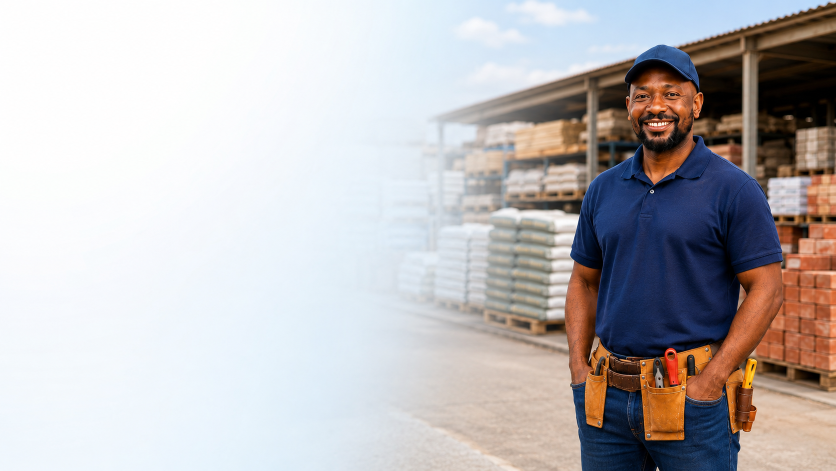
#> input picture docs/BNI Presentation/build/hero_provider.png, 1672 x 941 px, found by its file name (shown at 1/2 size)
$ python make_hero_with_sign.py
#> lines starting #> are read from the running program, lines starting #| are printed output that depends on the picture
"""Composite the 'HANDYMAN PAINTER TILER' sign onto the provider hero image.

Mirrors the West Rand flyer treatment: sign in front of the man, slight tilt,
soft drop shadow, edges feathered so the busy source background blends with
the warehouse hero backdrop.
"""
from __future__ import annotations

from pathlib import Path

from PIL import Image, ImageDraw, ImageFilter

ROOT = Path("/Users/shimane/Projects/Plug A Pro/docs/INF Presentation")
BUILD = ROOT / "build"

HERO_SRC = BUILD / "hero_provider.png"
SIGN_SRC = ROOT / "CF3C2DF7-5FC4-43A5-A6AE-EF3FA90C3319.PNG"
OUT = BUILD / "hero_provider_with_sign.png"


def extract_sign(src: Image.Image) -> Image.Image:
    """Tight-crop the sign + post and feather the edges into transparency."""
    sw, sh = src.size
    # Crop tight to the sign board + visible post stub (CF3C2DF7 source).
    left = int(sw * 0.21)
    right = int(sw * 0.74)
    top = int(sh * 0.255)
    bottom = int(sh * 0.585)
    sign = src.crop((left, top, right, bottom)).convert("RGBA")

    w, h = sign.size

    # Two-zone alpha mask:
    #   - hard solid rectangle covering the sign board area (top 78%)
    #   - tapered ellipse around the post stub (bottom 22%)
    mask = Image.new("L", (w, h), 0)
    md = ImageDraw.Draw(mask)
    board_bottom = int(h * 0.78)
    md.rectangle([int(w * 0.04), int(h * 0.05), int(w * 0.96), board_bottom], fill=255)
    # Post stub — narrow vertical band centred under the sign.
    post_x0 = int(w * 0.40)
    post_x1 = int(w * 0.55)
    md.rectangle([post_x0, board_bottom - 4, post_x1, int(h * 0.97)], fill=255)
    # Subtle blur — just enough to soften edges without bleeding background in.
    mask = mask.filter(ImageFilter.GaussianBlur(radius=int(min(w, h) * 0.025)))

    sign.putalpha(mask)

    # Slight clockwise tilt like the flyer.
    sign = sign.rotate(-4, resample=Image.BICUBIC, expand=True)
    return sign


def drop_shadow(img: Image.Image, offset=(14, 18), blur=22, opacity=140) -> Image.Image:
    """Return a shadow layer matching img's alpha, offset and blurred."""
    alpha = img.split()[-1]
    shadow = Image.new("RGBA", img.size, (0, 0, 0, 0))
    shadow_alpha = Image.new("L", img.size, 0)
    shadow_alpha.paste(alpha, (0, 0))
    shadow_alpha = shadow_alpha.point(lambda v: min(v, opacity))
    black = Image.new("RGBA", img.size, (8, 14, 32, 255))
    black.putalpha(shadow_alpha)
    black = black.filter(ImageFilter.GaussianBlur(radius=blur))

    # Pad for offset
    pad = max(abs(offset[0]), abs(offset[1])) + blur
    canvas = Image.new("RGBA", (img.size[0] + pad * 2, img.size[1] + pad * 2), (0, 0, 0, 0))
    canvas.paste(black, (pad + offset[0], pad + offset[1]), black)
    canvas.paste(img, (pad, pad), img)
    return canvas


def main() -> None:
    hero = Image.open(HERO_SRC).convert("RGBA")
    hw, hh = hero.size
#> hw = 1672; hh = 941

    sign_src = Image.open(SIGN_SRC).convert("RGBA")
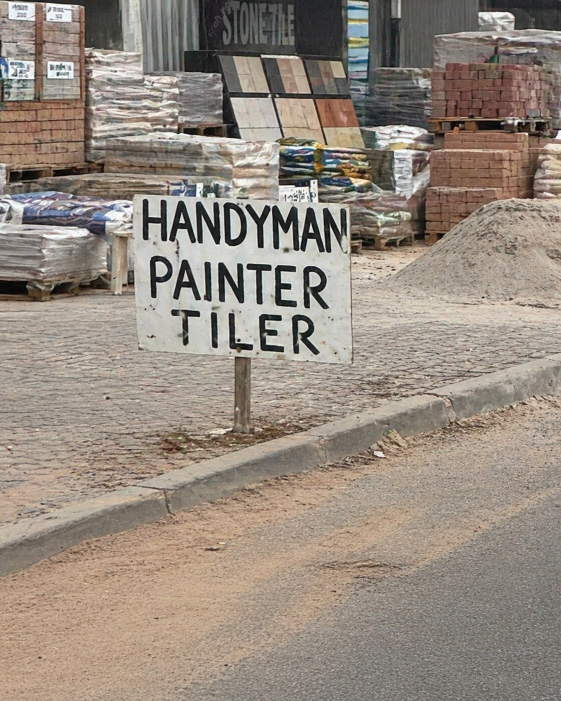
#> input picture docs/BNI Presentation/CF3C2DF7-5FC4-43A5-A6AE-EF3FA90C3319.PNG, 1122 x 1402 px, found by its file name (shown at 1/2 size)
    sign = extract_sign(sign_src)
#> in extract_sign, `mask = Image.new("L", (w, h), 0)`: mask: PIL image 595x463 L; every value is 0

    # Scale the sign so its width is roughly 27% of hero width — small enough
    # that the man stays visibly the main subject and the sign reads as a
    # secondary element beside him (matches the West Rand flyer treatment).
    target_w = int(hw * 0.27)
#> target_w = 451
    scale = target_w / sign.size[0]
#> scale = 0.719
    sign = sign.resize((int(sign.size[0] * scale), int(sign.size[1] * scale)), Image.LANCZOS)
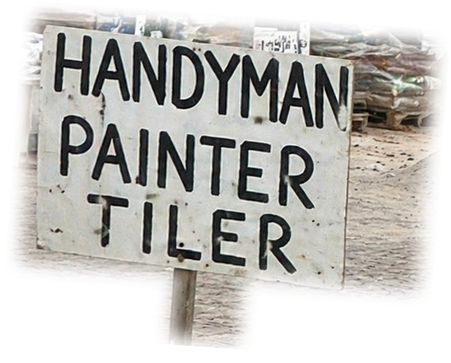
#> sign: PIL image 451x363 RGBA; mean R, G, B, A 119.2, 116.6, 111, 156; transparent parts drawn white

    sign = drop_shadow(sign, offset=(8, 14), blur=18, opacity=140)
#> in drop_shadow, `alpha = img.split()[-1]`:
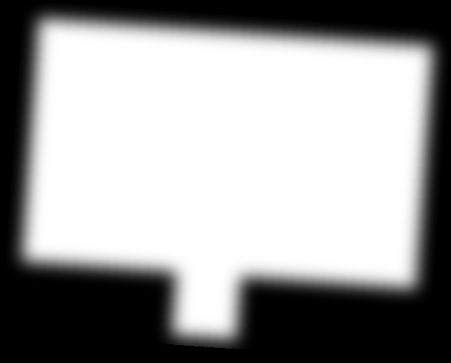
#> alpha: PIL image 451x363 L; min 0, max 255, mean 156
#> in drop_shadow, `shadow = Image.new("RGBA", img.size, (0, 0, 0, 0))`: shadow: PIL image 451x363 RGBA; every value is 0
#> in drop_shadow, `shadow_alpha = Image.new("L", img.size, 0)`: shadow_alpha: PIL image 451x363 L; every value is 0
#> in drop_shadow, `shadow_alpha = shadow_alpha.point(lambda v: min(v, opacity))`:
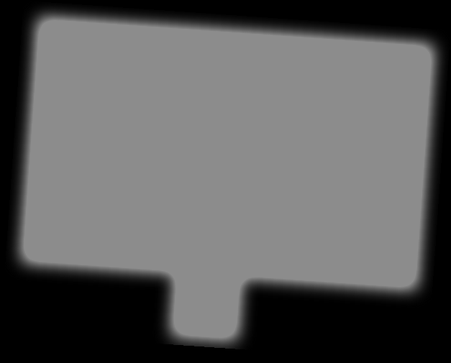
#> shadow_alpha: PIL image 451x363 L; min 0, max 140, mean 92.4
#> in drop_shadow, `black = black.filter(ImageFilter.GaussianBlur(radius=blur))`:
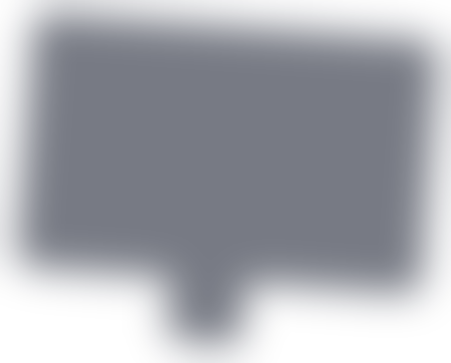
#> black: PIL image 451x363 RGBA; mean R, G, B, A 8, 14, 32, 91.8; transparent parts drawn white
#> in drop_shadow, `canvas = Image.new("RGBA", (img.size[0] + pad * 2, img.size[1] + pad *..`: canvas: PIL image 515x427 RGBA; every value is 0
#> in drop_shadow, `canvas.paste(img, (pad, pad), img)`:
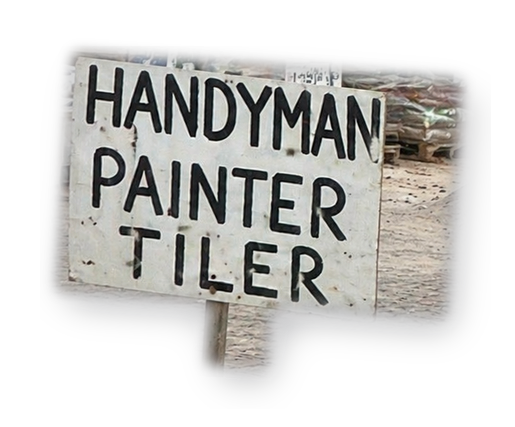
#> canvas: PIL image 515x427 RGBA; mean R, G, B, A 71.2, 70.5, 68.2, 111.9; transparent parts drawn white

    # Position: hip-to-knee level on the man's right (viewer's left), in the
    # open area between him and the soft blurred background. Light overlap
    # with his outer leg, not his torso.
    sx = int(hw * 0.34)
#> sx = 568
    sy = int(hh * 0.55)
#> sy = 517

    # Clamp inside canvas
    sx = max(0, min(sx, hw - sign.size[0]))
    sy = max(0, min(sy, hh - sign.size[1]))
#> sy = 514

    out = hero.copy()
    out.alpha_composite(sign, (sx, sy))
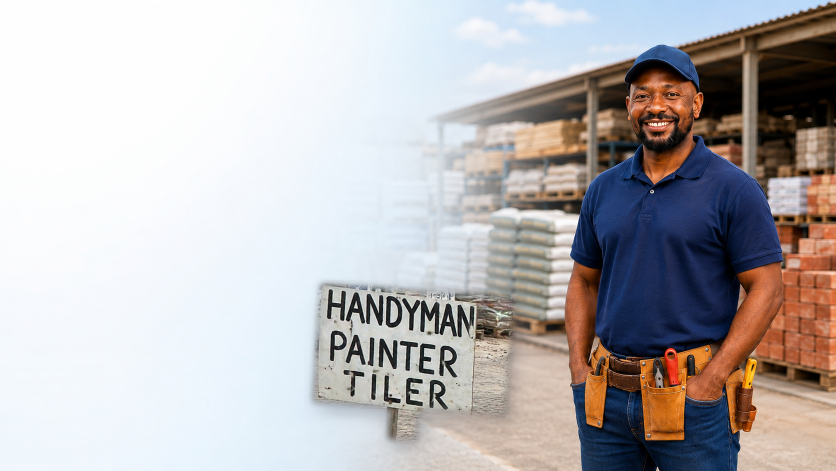
#> out: PIL image 1672x941 RGBA (shown at 1/2 size); mean R, G, B, A 185.1, 181.3, 182.2, 255

    out.convert("RGB").save(OUT, "PNG", optimize=True)
    print(f"Wrote {OUT} ({out.size[0]}x{out.size[1]})")
#| Wrote /Users/shimane/Projects/Plug A Pro/docs/INF Presentation/build/hero_provider_with_sign.png (1672x941)


if __name__ == "__main__":
    main()
